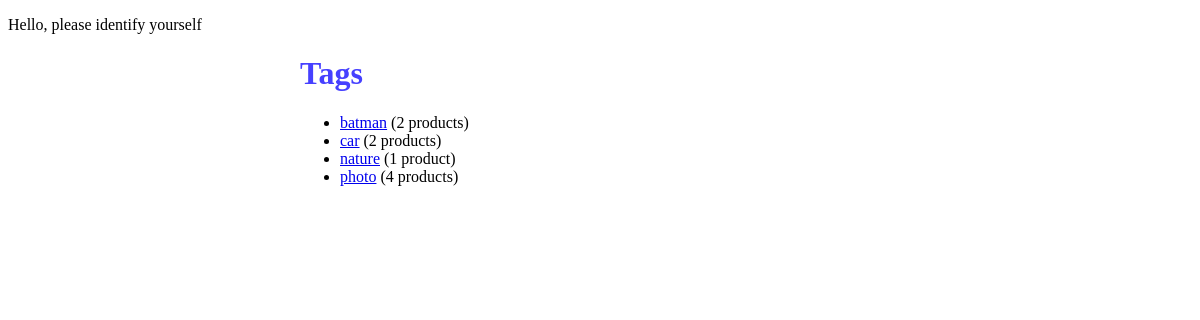
The app's page /tags/ with its own data.
### tags/models.py (models this page shows, shortened)
class Tag(m.Model):
    title = m.CharField(max_length=120, unique=True)
    slug = m.SlugField(blank=True, unique=True)
    products = m.ManyToManyField(Product, blank=True)
    active = m.BooleanField(default=True)
    def get_absolute_url(self):
        view_name = 'tags:detail'
        return reverse(view_name, kwargs={'slug': self.slug})

### tags/views.py (the view)
class TagListView(ListView):
    model = Tag
    def get_queryset(self):
        return Tag.objects.filter(active=True).order_by('title')

### templates/tags/tag_list.html
{% extends 'base.html'%}
{% block content %}
<h1>Tags</h1>
<ul>
    {% for instance in object_list %}
        <li><a href="{{ instance.get_absolute_url }}">{{ instance.title }}</a> ({{ instance.products.count }}
            product{% if instance.products.count > 1 %}s{% endif %})</li>
    {% empty %}
        <li>No Tags have been registered yet</li>
    {% endfor %}
</ul>
{% endblock %}

### static/css/base.css (style rules this page uses)
h1 { color: #4640ff; }

### records on screen
Tag: title "batman", products.count "2"
Tag: title "car", products.count "2"
Tag: title "nature", products.count "1"
Tag: title "photo", products.count "4"
